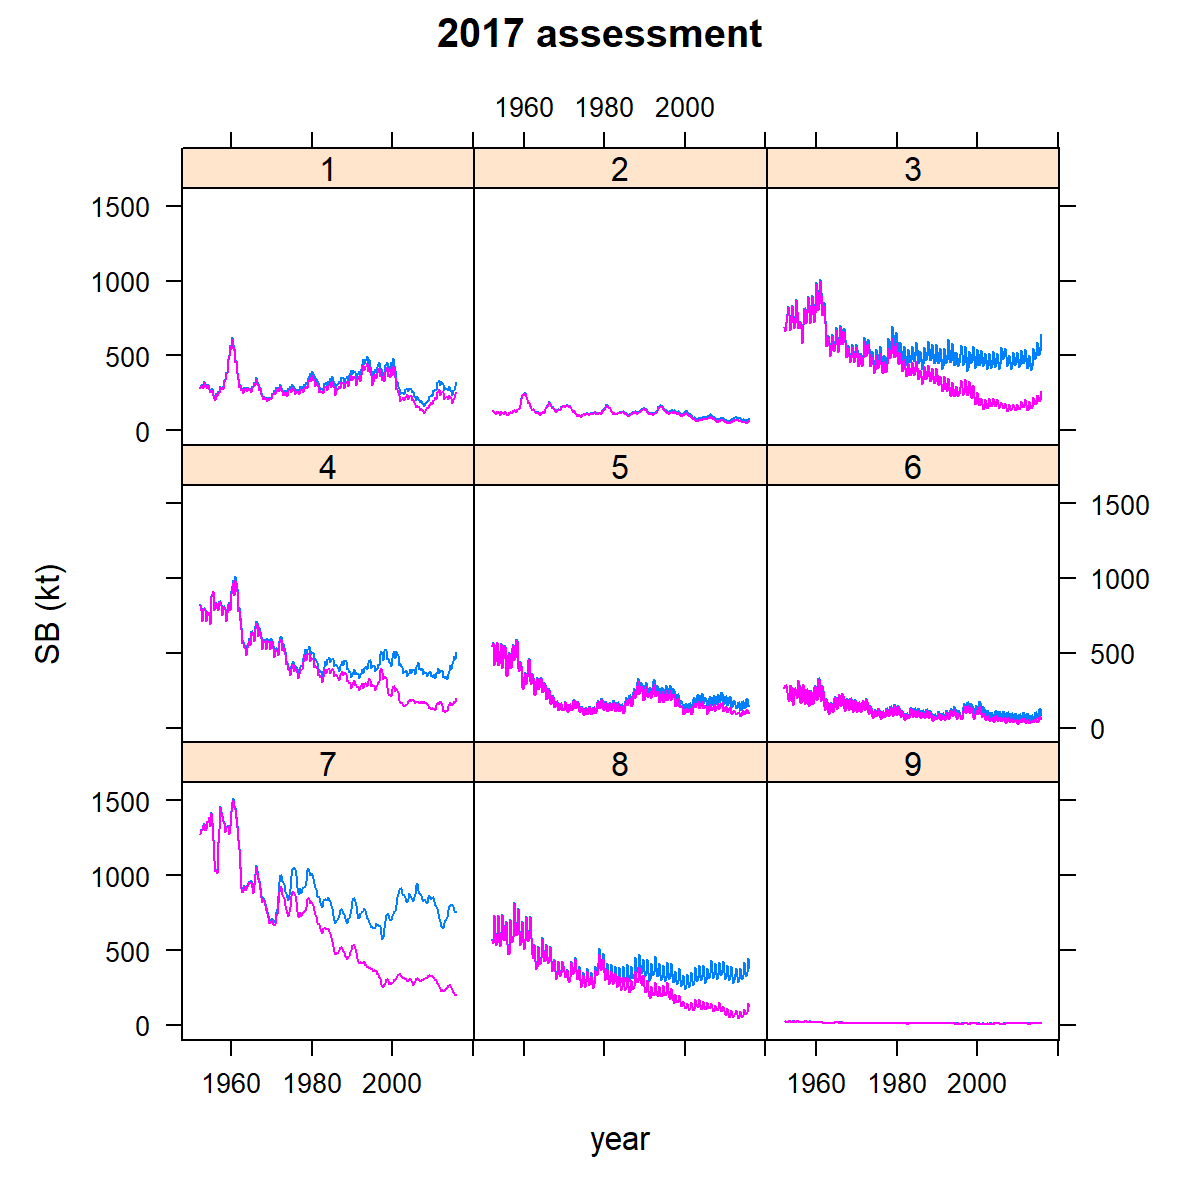

This figure's R source:
library(TAF)
library(FLR4MFCL)

rep <- read.MFCLRep("z:/yft/2017/assessment/RefCase/plot-14.par.rep")

taf.png("sb_2017", width=1200)
xyplot(data~year|area, group=qname,
       data=FLQuants(qts(adultBiomass_nofish(rep)/1000), qts(adultBiomass(rep)/1000)),
       type="l", as.table=TRUE, main="2017 assessment", ylab="SB (kt)")
dev.off()
